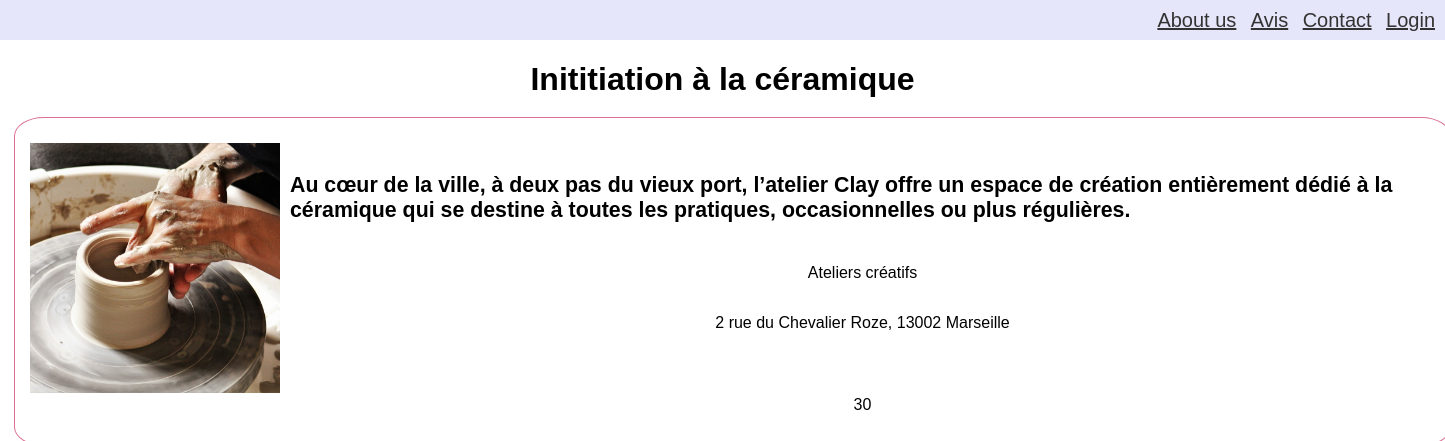
Screenshot of /activity/2/ with the database file from the repository.
### MarseilleInsiderApp/models.py (models this page shows)
class Loisir(models.Model):
    SAISON_CHOICES = [
        ('ETE', 'Été'),
        ('HIVER', 'Hiver'),
        ('AUTOMNE', 'Automne'),
        ('PRINTEMPS', 'Printemps'),
        ('TA','Toutes saisons')
    ]
    id_loisir = models.AutoField(primary_key=True)
    nom_loisir = models.CharField(max_length=255, verbose_name="Nom du loisir")
    num_voie = models.IntegerField(verbose_name="Numéro de la voie")
    name_voie = models.CharField(max_length=50, verbose_name="Nom de la voie")
    code_postal = models.IntegerField(verbose_name="Code postale")
    ville = models.CharField(max_length=50, verbose_name="Ville")
    categorie = models.ForeignKey(Catégorie, on_delete=models.CASCADE)
    id_fournisseur = models.ForeignKey(Fournisseur, on_delete=models.CASCADE)
    prix_fournisseur = models.ForeignKey(Prix, on_delete=models.CASCADE)
    saisons = models.CharField(max_length=10, choices=SAISON_CHOICES, verbose_name="Saison")
    description=models.TextField(verbose_name="Description du loisir")

class Catégorie(models.Model):
    CATEGORIES_CHOICES = [
        ('GA', 'Gastronomie'),
        ('AC', 'Arts et culture'),
        ('NA', 'Nature et plein air'),
        ('BD', 'Bien être et détente'),
        ('ACR', "Ateliers créatifs"),
        ('EC', "En couple"),
        ('EF', "En famille"),
    ]
    categorie = models.CharField(max_length=50, choices=CATEGORIES_CHOICES, primary_key=True)

class Prix(models.Model):
    id_prix = models.AutoField(primary_key=True)
    prix_fournisseur = models.IntegerField(verbose_name="Prix fournisseur")

### MarseilleInsiderApp/views.py (the view)
# urls.py: path('activity/<int:id_loisir>/',vw_activity),
def vw_activity(request,id_loisir):
    loisir=Loisir.objects.get(id_loisir=id_loisir)
    return render(request,"activities.html",{"loisir":loisir})

### MarseilleInsiderApp/templates/activities.html (shortened to what this page needs)
{% load static %}
<html>
<head>
    <link rel="stylesheet" href="{% static 'css/activitiesdesign.css' %}">
</head>
<body>
    <header>
        <div class="information">
            <a href="#">About us</a>
            <a href="#">Avis</a>
            <a href="#">Contact</a>
            <a href="#">Login</a>
        </div>
    </header>
 <h1>{{ loisir.nom_loisir }}</h1>
    <div class="activity">
    <div class="image-container">
        <img src="{% static 'images/loisirs/'%}{{loisir.id_loisir}}.jpeg"></div>
        <h2>{{ loisir.description }}</h2>
        <p>{{ loisir.categorie.get_categorie_display}}</p>
        <p>{{ loisir.num_voie }} {{ loisir.name_voie }}, {{ loisir.code_postal }} {{ loisir.ville }}</p>
        <p>{{ loisir.prix_fournisseur.prix_fournisseur }}</p>
        </div>
</body>
</html>

### MarseilleInsiderApp/static/css/activitiesdesign.css (style rules this page uses)
body { font-family: Arial, sans-serif; margin: 0; padding: 0; text-align: center; }
.information { background-color: lavender; height: 40px; text-align: right; align-content: center; vertical-align: middle; }
.information a { margin-top: 0%; font-size: 20px; display: inline; vertical-align: middle; color: #333; margin-right: 10px; }
.image-container { text-align: left; height: 20px; width: 10px; margin-bottom: 10px; margin-top: 10px; }
.image-container img { height: 250px; width: 250px; object-fit: fill; }
.activity p { margin-left: 260px; }
.activity h2 { margin-left: 260px; text-align: left; margin-top: 0px; font-size: 16pt; margin-bottom: 25px; }
.activity { margin-left: 30px; display: flex; margin-top: 35px; margin-bottom: 1%; list-style: none; min-height: 270px; width:1405px; outline: 1px solid palevioletred; outline-offset: 15px ; box-sizing: border-box; border-radius: 1%; flex-direction: column; position: relative; }

### rows the page displays
Loisir: nom_loisir "Inititiation à la céramique", description "Au cœur de la ville, à deux pas du vieux port, l’atelier Clay offre un espace de création entièrement dédié à la céramique qui se destine à toutes les pratiques, occasionnelles ou plus régulières.", categorie.categorie "Ateliers créatifs", num_voie "2", name_voie "rue du Chevalier Roze", code_postal "13002", ville "Marseille", prix_fournisseur.prix_fournisseur "30"
